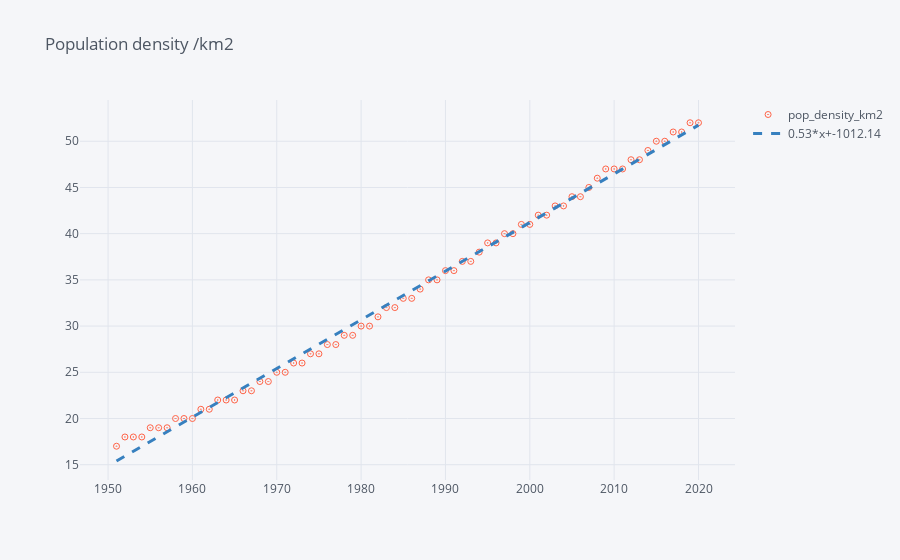

Notebook source saved alongside this figure:
### Code cell
# Can it be because the population density of earth has increased a lot???

df.pop_density_km2.iplot(kind="scatter",    
                          mode='markers',
                          colors="tomato",  size=6, symbol="circle-open-dot",
                          bestfit=True, bestfit_colors=["blue"],
                          title='Population density /km2')

# the steady increase in population density is scary...

### Figure 1 — Plotly figure (JSON) as saved in the notebook; plotly's stock layout.template omitted (floating-point values rounded to 4 significant figures)
{"data": [{"line": {"color": "rgba(255, 99, 71, 1.0)", "dash": "solid", "shape": "linear", "width": 1.3}, "marker": {"size": 6, "symbol": "circle-open-dot"}, "mode": "markers", "name": "pop_density_km2", "text": "", "type": "scatter", "x": [1951, 1952, 1953, 1954, 1955, 1956, 1957, 1958, 1959, 1960, 1961, 1962, 1963, 1964, 1965, 1966, 1967, 1968, 1969, 1970, 1971, 1972, 1973, 1974, 1975, 1976, 1977, 1978, 1979, 1980, 1981, 1982, 1983, 1984, 1985, 1986, 1987, 1988, 1989, 1990, 1991, 1992, 1993, 1994, 1995, 1996, 1997, 1998, 1999, 2000, 2001, 2002, 2003, 2004, 2005, 2006, 2007, 2008, 2009, 2010, 2011, 2012, 2013, 2014, 2015, 2016, 2017, 2018, 2019, 2020], "y": [17, 18, 18, 18, 19, 19, 19, 20, 20, 20, 21, 21, 22, 22, 22, 23, 23, 24, 24, 25, 25, 26, 26, 27, 27, 28, 28, 29, 29, 30, 30, 31, 32, 32, 33, 33, 34, 35, 35, 36, 36, 37, 37, 38, 39, 39, 40, 40, 41, 41, 42, 42, 43, 43, 44, 44, 45, 46, 47, 47, 47, 48, 48, 49, 50, 50, 51, 51, 52, 52]}, {"line": {"color": "rgba(55, 128, 191, 1.0)", "dash": "dash", "shape": "linear", "width": 3}, "mode": "lines", "name": "0.53*x+-1012.14", "type": "scatter", "x": [1951, 1952, 1953, 1954, 1955, 1956, 1957, 1958, 1959, 1960, 1961, 1962, 1963, 1964, 1965, 1966, 1967, 1968, 1969, 1970, 1971, 1972, 1973, 1974, 1975, 1976, 1977, 1978, 1979, 1980, 1981, 1982, 1983, 1984, 1985, 1986, 1987, 1988, 1989, 1990, 1991, 1992, 1993, 1994, 1995, 1996, 1997, 1998, 1999, 2000, 2001, 2002, 2003, 2004, 2005, 2006, 2007, 2008, 2009, 2010, 2011, 2012, 2013, 2014, 2015, 2016, 2017, 2018, 2019, 2020], "y": [15.4, 15.93, 16.45, 16.98, 17.51, 18.03, 18.56, 19.09, 19.61, 20.14, 20.67, 21.19, 21.72, 22.25, 22.77, 23.3, 23.83, 24.35, 24.88, 25.41, 25.93, 26.46, 26.99, 27.51, 28.04, 28.57, 29.09, 29.62, 30.15, 30.67, 31.2, 31.73, 32.25, 32.78, 33.31, 33.83, 34.36, 34.89, 35.41, 35.94, 36.47, 36.99, 37.52, 38.05, 38.57, 39.1, 39.63, 40.15, 40.68, 41.21, 41.73, 42.26, 42.79, 43.31, 43.84, 44.37, 44.89, 45.42, 45.95, 46.47, 47.0, 47.53, 48.05, 48.58, 49.11, 49.63, 50.16, 50.69, 51.21, 51.74]}], "layout": {"legend": {"bgcolor": "#F5F6F9", "font": {"color": "#4D5663"}}, "paper_bgcolor": "#F5F6F9", "plot_bgcolor": "#F5F6F9", "title": {"font": {"color": "#4D5663"}, "text": "Population density /km2"}, "xaxis": {"gridcolor": "#E1E5ED", "showgrid": true, "tickfont": {"color": "#4D5663"}, "title": {"font": {"color": "#4D5663"}, "text": ""}, "zerolinecolor": "#E1E5ED"}, "yaxis": {"gridcolor": "#E1E5ED", "showgrid": true, "tickfont": {"color": "#4D5663"}, "title": {"font": {"color": "#4D5663"}, "text": ""}, "zerolinecolor": "#E1E5ED"}}}
